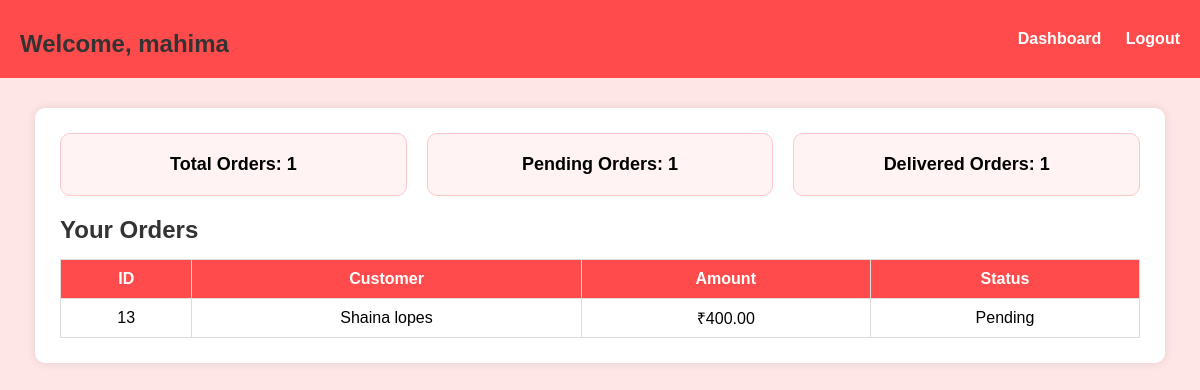
Screenshot of /vendor-dashboard/ (signed in) with the database file from the repository.
### hotdrop/models.py (models this page shows, shortened)
class Vendor(models.Model):
    name = models.CharField(max_length=100)
    email = models.EmailField(unique=True)
    phone = models.CharField(max_length=15, null=True, blank=True)
    password = models.CharField(max_length=100)  # plain text for now
    is_approved = models.BooleanField(default=False)

class Order(models.Model):
    full_name = models.CharField(max_length=100)
    email = models.EmailField()
    phone = models.CharField(max_length=15)
    address = models.TextField()
    city = models.CharField(max_length=50)
    total_amount = models.DecimalField(max_digits=10, decimal_places=2)
    status = models.CharField(max_length=20, choices=STATUS_CHOICES, default="Pending")
    payment_method = models.CharField(max_length=50, choices=PAYMENT_CHOICES, default="Cash on Delivery")
    date_ordered = models.DateTimeField(auto_now_add=True)

### hotdrop/views.py (the view)
# urls.py: path('vendor-dashboard/', views.vendor_dashboard, name='vendor_dashboard'),
def vendor_dashboard(request):
    vendor_id = request.session.get('vendor_id')
    if not vendor_id:
        return redirect("vendor_login")
    vendor = Vendor.objects.get(id=vendor_id)
    orders = Order.objects.filter(vendor=vendor)
    return render(request, "hotdrop/vendor_dashboard.html", {
        "vendor": vendor,
        "orders": orders
    })

### hotdrop/templates/hotdrop/vendor_dashboard.html (shortened to what this page needs)
{% load static %}
<!DOCTYPE html>
<html lang="en">
<head>
</head>
<body>
<div class="header">
    <h2>Welcome, {{ vendor.name }}</h2>
    <div>
        <a href="/vendor-dashboard">Dashboard</a>
        <a href="/logout">Logout</a>
    </div>
</div>
<div class="container">
    <div class="summary-box">
        <div class="box">Total Orders: {{ orders.count }}</div>
        <div class="box">Pending Orders: {{ orders|dictsort:"status"|length }}</div>
        <div class="box">Delivered Orders: {{ orders|dictsort:"status"|length }}</div>
    </div>
    <h2>Your Orders</h2>
    <table>
        <tr>
            <th>ID</th>
            <th>Customer</th>
            <th>Amount</th>
            <th>Status</th>
        </tr>
        {% for order in orders %}
        <tr>
            <td>{{ order.id }}</td>
            <td>{{ order.full_name }}</td>
            <td>₹{{ order.total_amount }}</td>
            <td>{{ order.status }}</td>
        </tr>
        {% endfor %}
    </table>
</div>
</body>
</html>

### hotdrop/templates/hotdrop/vendor_dashboard.html (style rules this page uses)
body { font-family: Poppins, sans-serif; background: #ffe6e6; margin: 0; }
.header { background: #ff4b4b; padding: 10px 20px; color: white; display: flex; justify-content: space-between; align-items: center; }
.header a { color: white; text-decoration: none; font-weight: bold; margin-left: 20px; }
.container { width: 90%; margin: 30px auto; background: white; padding: 25px; border-radius: 10px; box-shadow: 0 0 10px rgba(0,0,0,0.1); }
h2 { margin-bottom: 10px; color: #333; }
table { width: 100%; border-collapse: collapse; margin-top: 15px; }
table, th, td { border: 1px solid #ddd; }
th { background: #ff4b4b; color: white; padding: 10px; }
td { padding: 8px; text-align: center; }
.summary-box { display: flex; gap: 20px; margin-bottom: 20px; }
.box { flex: 1; background: #fff3f3; padding: 20px; border-radius: 10px; text-align: center; font-weight: bold; border: 1px solid #ffc7c7; font-size: 18px; }

### rows the page displays
Vendor: name "mahima"
Order: id "13", full_name "Shaina lopes", total_amount "400.00", status "Pending"

### other values shown
{{ orders.count }} "1"
{{ orders|dictsort:"status"|length }} "1"
